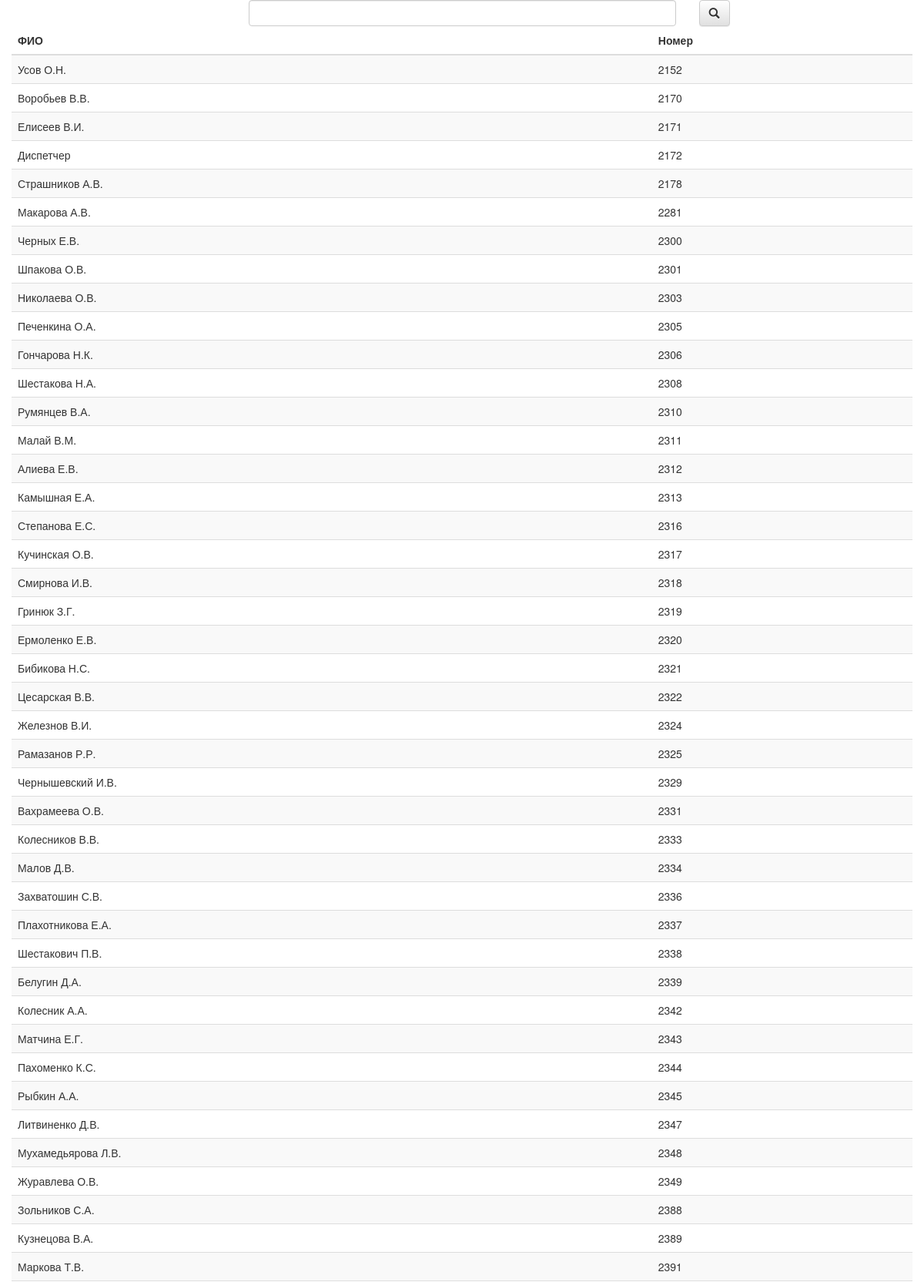
The page / (upper part) on the database its author committed.
### phonebook/models.py (models this page shows)
class User(models.Model):
    last_name = models.CharField("Фамилия", max_length=20, blank=True)
    second_name = models.CharField("Фамилия", max_length=20, blank=True)
    name = models.CharField("Имя", max_length=20, blank=True)
    number = models.CharField("Телефон", max_length=5, unique=True)
    mobile = models.CharField("Мобильный", max_length=10, blank=True)
    mac_adress = models.CharField("mac-адрес", max_length=12, blank=True)
    class Meta:
        verbose_name = "Пользователь"
        verbose_name_plural = "Пользователи"
    def __str__(self):
        return " ".join([self.last_name, self.name, self.second_name])

### phonebook/views.py (the view)
# urls.py: url(r'^$', phonebook_views.phonebook_page, name='phonebook'),
def phonebook_page(request):
    data = {
        'search_form': SearchForm(),
        'users': User.objects.order_by('number')
    }
    if request.method == 'GET':
        form = SearchForm(request.GET)
        if form.is_valid():
            search_str = form.cleaned_data['search']
            q1 = User.objects.filter(last_name__icontains=search_str)
            q2 = User.objects.filter(number__icontains=search_str)
            q3 = User.objects.filter(mobile__icontains=search_str)
            queryset = q1 | q2 | q3
            data['users'] = queryset
            data['search_form'] = form
    return render(request, 'phonebook/phonebook.html', data)

### phonebook/views.py
class SearchForm(forms.Form):
    search = forms.CharField(max_length=50, required=False)
    search.widget = forms.TextInput(attrs={'class': 'form-control', 'type': 'search'})

### phonebook/templates/phonebook/phonebook.html (shortened to what this page needs)
{% extends "phonebook/template.html" %}
{% load staticfiles %}
{% block body %}
    <div class="container">
        <div class="row">
            <form action="{% url 'phonebook' %}" role="form" method="get">
                <div class="col-md-6 col-md-offset-3">
                    {{ search_form.search }}
                </div>
                <div class="col-md-3">
                    <button class="btn btn-default" data-tooltip="Искать" type="submit">
                        <i class="glyphicon glyphicon-search"></i>
                    </button>
                </div>
            </form>
        </div>
        <div class="row table-responsive">
            <table class="table table-striped tabel-hover">
                <thead>
                <tr>
                    <th>ФИО</th>
                    <th>Номер</th>
                </tr>
                </thead>
                <tbody>
                {% for user in users %}
                    <tr>
                        <td>{{ user }}</td>
                        <td>{{ user.number }}</td>
                    </tr>
                {% endfor %}
                </tbody>
            </table>
        </div>
    </div>
{% endblock body %}

### phonebook/templates/phonebook/template.html (shortened to what this page needs)
<!DOCTYPE html>
<html lang="en">
<head>
    {% load staticfiles %}
    <link rel="stylesheet" href="https://maxcdn.bootstrapcdn.com/bootstrap/3.3.6/css/bootstrap.min.css">
    <link rel="stylesheet" href="https://maxcdn.bootstrapcdn.com/bootstrap/3.3.6/css/bootstrap-theme.min.css">
    <link href="{% static 'phonebook/style/main.css' %}" rel="stylesheet">
</head>
<body>
    {% block body %}
    {% endblock body %}
</body>
</html>

### rows shown on the page
User: last_name+name+second_name "Усов О.Н.", number "2152"
User: last_name+name+second_name "Воробьев В.В.", number "2170"
User: last_name+name+second_name "Елисеев В.И.", number "2171"
User: last_name+name+second_name "Диспетчер", number "2172"
User: last_name+name+second_name "Страшников А.В.", number "2178"
User: last_name+name+second_name "Макарова А.В.", number "2281"
User: last_name+name+second_name "Черных Е.В.", number "2300"
User: last_name+name+second_name "Шпакова О.В.", number "2301"
User: last_name+name+second_name "Николаева О.В.", number "2303"
User: last_name+name+second_name "Печенкина О.А.", number "2305"
User: last_name+name+second_name "Гончарова Н.К.", number "2306"
User: last_name+name+second_name "Шестакова Н.А.", number "2308"
User: last_name+name+second_name "Румянцев В.А.", number "2310"
User: last_name+name+second_name "Малай В.М.", number "2311"
User: last_name+name+second_name "Алиева Е.В.", number "2312"
User: last_name+name+second_name "Камышная Е.А.", number "2313"
User: last_name+name+second_name "Степанова Е.С.", number "2316"
User: last_name+name+second_name "Кучинская О.В.", number "2317"
User: last_name+name+second_name "Смирнова И.В.", number "2318"
User: last_name+name+second_name "Гринюк З.Г.", number "2319"
User: last_name+name+second_name "Ермоленко Е.В.", number "2320"
User: last_name+name+second_name "Бибикова Н.С.", number "2321"
User: last_name+name+second_name "Цесарская В.В.", number "2322"
User: last_name+name+second_name "Железнов В.И.", number "2324"
User: last_name+name+second_name "Рамазанов Р.Р.", number "2325"
User: last_name+name+second_name "Чернышевский И.В.", number "2329"
User: last_name+name+second_name "Вахрамеева О.В.", number "2331"
User: last_name+name+second_name "Колесников В.В.", number "2333"
User: last_name+name+second_name "Малов Д.В.", number "2334"
User: last_name+name+second_name "Захватошин С.В.", number "2336"
User: last_name+name+second_name "Плахотникова Е.А.", number "2337"
User: last_name+name+second_name "Шестакович П.В.", number "2338"
User: last_name+name+second_name "Белугин Д.А.", number "2339"
User: last_name+name+second_name "Колесник А.А.", number "2342"
User: last_name+name+second_name "Матчина Е.Г.", number "2343"
User: last_name+name+second_name "Пахоменко К.С.", number "2344"
User: last_name+name+second_name "Рыбкин А.А.", number "2345"
User: last_name+name+second_name "Литвиненко Д.В.", number "2347"
User: last_name+name+second_name "Мухамедьярова Л.В.", number "2348"
User: last_name+name+second_name "Журавлева О.В.", number "2349"
User: last_name+name+second_name "Зольников С.А.", number "2388"
User: last_name+name+second_name "Кузнецова В.А.", number "2389"
User: last_name+name+second_name "Маркова Т.В.", number "2391"
